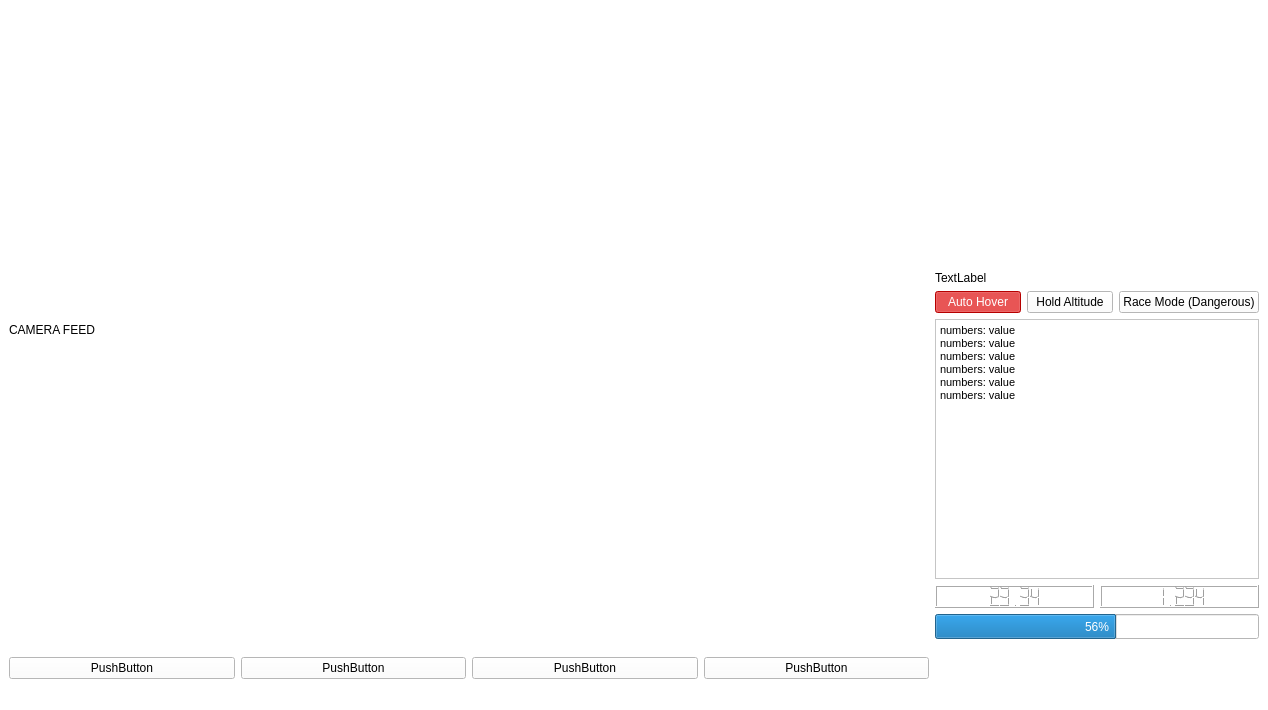
<?xml version="1.0" encoding="UTF-8"?>
<ui version="4.0">
 <class>MainWindow</class>
 <widget class="QMainWindow" name="MainWindow">
  <property name="geometry">
   <rect>
    <x>0</x>
    <y>0</y>
    <width>1268</width>
    <height>710</height>
   </rect>
  </property>
  <property name="windowTitle">
   <string>Drone Control Panel</string>
  </property>
  <property name="styleSheet">
   <string notr="true">background-color: rgb(255, 255, 255);
font: 14pt &quot;MS Shell Dlg 2&quot;;</string>
  </property>
  <widget class="QWidget" name="centralwidget">
   <layout class="QHBoxLayout" name="horizontalLayout_4">
    <item>
     <layout class="QVBoxLayout" name="verticalLayout_4">
      <item>
       <widget class="QLabel" name="CameraFeed">
        <property name="minimumSize">
         <size>
          <width>920</width>
          <height>540</height>
         </size>
        </property>
        <property name="text">
         <string>CAMERA FEED</string>
        </property>
       </widget>
      </item>
      <item>
       <layout class="QHBoxLayout" name="horizontalLayout_3">
        <item>
         <widget class="QPushButton" name="pushButton_3">
          <property name="acceptDrops">
           <bool>false</bool>
          </property>
          <property name="text">
           <string>PushButton</string>
          </property>
          <property name="checkable">
           <bool>true</bool>
          </property>
         </widget>
        </item>
        <item>
         <widget class="QPushButton" name="pushButton_2">
          <property name="text">
           <string>PushButton</string>
          </property>
         </widget>
        </item>
        <item>
         <widget class="QPushButton" name="pushButton_4">
          <property name="text">
           <string>PushButton</string>
          </property>
         </widget>
        </item>
        <item>
         <widget class="QPushButton" name="pushButton">
          <property name="text">
           <string>PushButton</string>
          </property>
         </widget>
        </item>
       </layout>
      </item>
     </layout>
    </item>
    <item>
     <layout class="QVBoxLayout" name="verticalLayout_2">
      <item>
       <spacer name="verticalSpacer">
        <property name="orientation">
         <enum>Qt::Vertical</enum>
        </property>
        <property name="sizeHint" stdset="0">
         <size>
          <width>20</width>
          <height>40</height>
         </size>
        </property>
       </spacer>
      </item>
      <item>
       <widget class="QLabel" name="FPS">
        <property name="text">
         <string>TextLabel</string>
        </property>
       </widget>
      </item>
      <item>
       <layout class="QHBoxLayout" name="horizontalLayout">
        <item>
         <widget class="QPushButton" name="AutoHover">
          <property name="styleSheet">
           <string notr="true">QPushButton:checked { background-color: red; color: white}</string>
          </property>
          <property name="text">
           <string>Auto Hover</string>
          </property>
          <property name="checkable">
           <bool>true</bool>
          </property>
          <property name="checked">
           <bool>true</bool>
          </property>
          <property name="autoExclusive">
           <bool>true</bool>
          </property>
         </widget>
        </item>
        <item>
         <widget class="QPushButton" name="HoldAlt">
          <property name="styleSheet">
           <string notr="true">QPushButton:checked { background-color: red; color: white}</string>
          </property>
          <property name="text">
           <string>Hold Altitude</string>
          </property>
          <property name="checkable">
           <bool>true</bool>
          </property>
          <property name="autoExclusive">
           <bool>true</bool>
          </property>
         </widget>
        </item>
        <item>
         <widget class="QPushButton" name="RaceMode">
          <property name="styleSheet">
           <string notr="true">QPushButton:checked { background-color: red; color: white}</string>
          </property>
          <property name="text">
           <string>Race Mode (Dangerous)</string>
          </property>
          <property name="checkable">
           <bool>true</bool>
          </property>
          <property name="autoExclusive">
           <bool>true</bool>
          </property>
         </widget>
        </item>
       </layout>
      </item>
      <item>
       <layout class="QVBoxLayout" name="verticalLayout">
        <item>
         <widget class="QTextBrowser" name="Telemetry">
          <property name="minimumSize">
           <size>
            <width>0</width>
            <height>260</height>
           </size>
          </property>
          <property name="html">
           <string>&lt;!DOCTYPE HTML PUBLIC &quot;-//W3C//DTD HTML 4.0//EN&quot; &quot;http://www.w3.org/TR/REC-html40/strict.dtd&quot;&gt;
&lt;html&gt;&lt;head&gt;&lt;meta name=&quot;qrichtext&quot; content=&quot;1&quot; /&gt;&lt;style type=&quot;text/css&quot;&gt;
p, li { white-space: pre-wrap; }
&lt;/style&gt;&lt;/head&gt;&lt;body style=&quot; font-family:'MS Shell Dlg 2'; font-size:14pt; font-weight:400; font-style:normal;&quot;&gt;
&lt;p style=&quot; margin-top:0px; margin-bottom:0px; margin-left:0px; margin-right:0px; -qt-block-indent:0; text-indent:0px;&quot;&gt;&lt;span style=&quot; font-size:8pt;&quot;&gt;numbers: value&lt;/span&gt;&lt;/p&gt;
&lt;p style=&quot; margin-top:0px; margin-bottom:0px; margin-left:0px; margin-right:0px; -qt-block-indent:0; text-indent:0px;&quot;&gt;&lt;span style=&quot; font-size:8pt;&quot;&gt;numbers: value&lt;/span&gt;&lt;/p&gt;
&lt;p style=&quot; margin-top:0px; margin-bottom:0px; margin-left:0px; margin-right:0px; -qt-block-indent:0; text-indent:0px;&quot;&gt;&lt;span style=&quot; font-size:8pt;&quot;&gt;numbers: value&lt;/span&gt;&lt;/p&gt;
&lt;p style=&quot; margin-top:0px; margin-bottom:0px; margin-left:0px; margin-right:0px; -qt-block-indent:0; text-indent:0px;&quot;&gt;&lt;span style=&quot; font-size:8pt;&quot;&gt;numbers: value&lt;/span&gt;&lt;/p&gt;
&lt;p style=&quot; margin-top:0px; margin-bottom:0px; margin-left:0px; margin-right:0px; -qt-block-indent:0; text-indent:0px;&quot;&gt;&lt;span style=&quot; font-size:8pt;&quot;&gt;numbers: value&lt;/span&gt;&lt;/p&gt;
&lt;p style=&quot; margin-top:0px; margin-bottom:0px; margin-left:0px; margin-right:0px; -qt-block-indent:0; text-indent:0px;&quot;&gt;&lt;span style=&quot; font-size:8pt;&quot;&gt;numbers: value&lt;/span&gt;&lt;/p&gt;&lt;/body&gt;&lt;/html&gt;</string>
          </property>
         </widget>
        </item>
        <item>
         <layout class="QHBoxLayout" name="horizontalLayout_2">
          <item>
           <widget class="QLCDNumber" name="LanCoor">
            <property name="value" stdset="0">
             <double>23.344999999999999</double>
            </property>
           </widget>
          </item>
          <item>
           <widget class="QLCDNumber" name="LonCoor">
            <property name="value" stdset="0">
             <double>1.234500000000000</double>
            </property>
           </widget>
          </item>
         </layout>
        </item>
        <item>
         <widget class="QProgressBar" name="BatteryLevel">
          <property name="minimumSize">
           <size>
            <width>0</width>
            <height>25</height>
           </size>
          </property>
          <property name="value">
           <number>56</number>
          </property>
          <property name="textVisible">
           <bool>true</bool>
          </property>
          <property name="invertedAppearance">
           <bool>false</bool>
          </property>
          <property name="textDirection">
           <enum>QProgressBar::TopToBottom</enum>
          </property>
         </widget>
        </item>
        <item>
         <spacer name="verticalSpacer_2">
          <property name="orientation">
           <enum>Qt::Vertical</enum>
          </property>
          <property name="sizeHint" stdset="0">
           <size>
            <width>20</width>
            <height>40</height>
           </size>
          </property>
         </spacer>
        </item>
       </layout>
      </item>
     </layout>
    </item>
   </layout>
  </widget>
  <widget class="QStatusBar" name="statusbar"/>
 </widget>
 <resources/>
 <connections/>
</ui>
